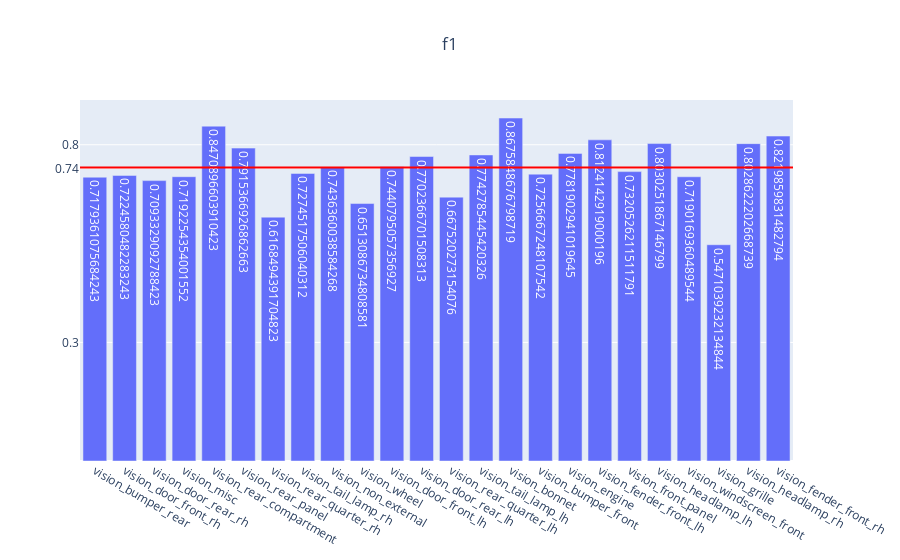

The cell this chart's notebook holds for it:
### Code cell
genVisMulitlabel(partEvalMetrics, "f1")

### Figure 1 — Plotly figure (JSON) as saved in the notebook; plotly's stock layout.template omitted (floating-point values rounded to 4 significant figures)
{"data": [{"text": [0.7179, 0.7225, 0.7093, 0.7192, 0.8471, 0.7915, 0.6168, 0.7275, 0.7436, 0.6513, 0.7441, 0.7702, 0.6675, 0.7743, 0.8676, 0.7257, 0.7782, 0.8124, 0.7321, 0.803, 0.719, 0.5471, 0.8029, 0.822], "type": "bar", "x": ["vision_bumper_rear", "vision_door_front_rh", "vision_door_rear_rh", "vision_misc", "vision_rear_compartment", "vision_rear_panel", "vision_rear_quarter_rh", "vision_tail_lamp_rh", "vision_non_external", "vision_wheel", "vision_door_front_lh", "vision_door_rear_lh", "vision_rear_quarter_lh", "vision_tail_lamp_lh", "vision_bonnet", "vision_bumper_front", "vision_engine", "vision_fender_front_lh", "vision_front_panel", "vision_headlamp_lh", "vision_windscreen_front", "vision_grille", "vision_headlamp_rh", "vision_fender_front_rh"], "y": [0.7179, 0.7225, 0.7093, 0.7192, 0.8471, 0.7915, 0.6168, 0.7275, 0.7436, 0.6513, 0.7441, 0.7702, 0.6675, 0.7743, 0.8676, 0.7257, 0.7782, 0.8124, 0.7321, 0.803, 0.719, 0.5471, 0.8029, 0.822]}], "layout": {"shapes": [{"line": {"color": "red", "width": 2}, "type": "line", "x0": 0, "x1": 1, "xref": "x domain", "y0": 0.7422, "y1": 0.7422, "yref": "y"}], "title": {"text": "f1", "x": 0.5}, "yaxis": {"tickmode": "array", "tickvals": ["0.74", 0.3, 0.8]}}}
